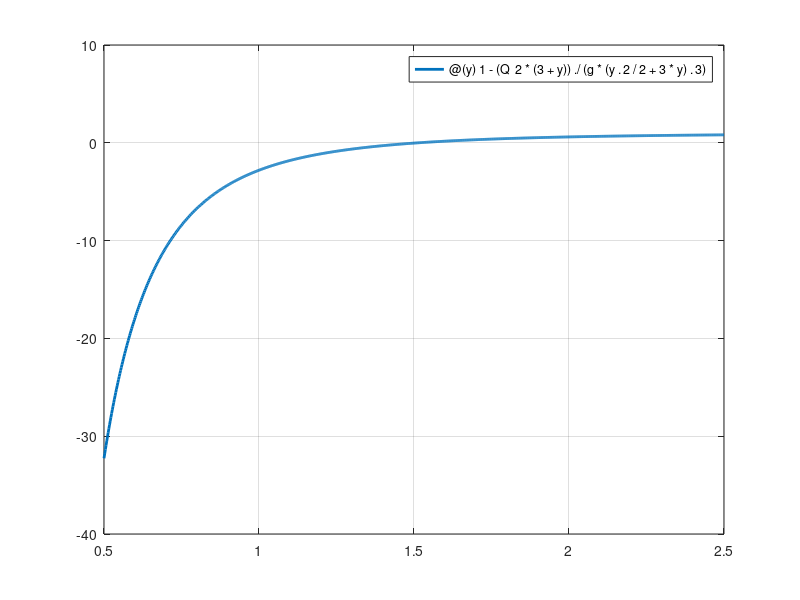

This figure's MATLAB source: (Note: this script raises an error after producing the figure.)
%% ME 2004: Critical Channel Depth
% DESCRIPTION: In this example, we will use the grapical and bisection method to solve a root
% finding problem related to the critical channel depth of a trapzeoidal duct.
clear; clc; close all;

%% Graphical Method
g = 9.81;                           % Acceleration due to gravity [m/s^2]
Q = 20;                             % Volumetric flowrate [m^3/s]
f = @(y) 1 - (Q^2*(3+y))./(g*(y.^2/2+3*y).^3);

xl = 0.5;
xu = 2.5;

figure
fplot(f,[xl xu],'linewidth',2)
grid on; hold on
yline(0,'r--','linewidth',2)

xlabel('y (m)','fontsize',14,'Interpreter','latex')
ylabel('f(y) (ND)','fontsize',14,'Interpreter','latex')
title('Critical Channel Depth (One Parameter Set)','fontsize',14,'Interpreter','latex')

set(gca,'TickLabelInterpreter','latex')
% set(gcf,'Position',[988 196 881 714])   % Will probably need to change this on your computer

%% Bisection Method
es = 1;         % Desired percent relative error
maxit = 15;     % Max allowable number of iterations
[y,fy,ea,iter] = bisection_xtol(f,xl,xu,es,maxit)

%% Q Parameter Study
Q_vec = Q:2.5:2*Q;
y_vec = 0*Q_vec;

figure
grid on; hold on

xlabel('y (m)','fontsize',14,'Interpreter','latex')
ylabel('f(y) (ND)','fontsize',14,'Interpreter','latex')
title('Critical Channel Depth (Q Parameter Study)','fontsize',14,'Interpreter','latex')

set(gca,'TickLabelInterpreter','latex')
% set(gcf,'Position',[988 196 881 714])   % Will probably need to change this on your computer

for i=1:length(Q_vec)
    f = @(Q,y) 1 - (Q^2*(3+y))./(g*(y.^2/2+3*y).^3);
    fplot(@(y) f(Q_vec(i),y),[xl xu],'linewidth',2)

    y_vec(i) = bisection_xtol(@(y) f(Q_vec(i),y),xl,xu,es,maxit);
end
legend(num2str(Q_vec'),'fontsize',14,'Interpreter','latex','location','southeast')


% Plot y vs Q
figure
plot(Q_vec,y_vec,'bd','LineWidth',2)
grid on; hold on

xlabel('Q $\left( \frac{m^3}{s} \right)$','fontsize',14,'Interpreter','latex')
ylabel('y (m)','fontsize',14,'Interpreter','latex')
title('Critical Channel Depth Parameter Study','fontsize',14,'Interpreter','latex')

set(gca,'TickLabelInterpreter','latex')
% set(gcf,'Position',[988 196 881 714])   % Will probably need to change this on your computer
